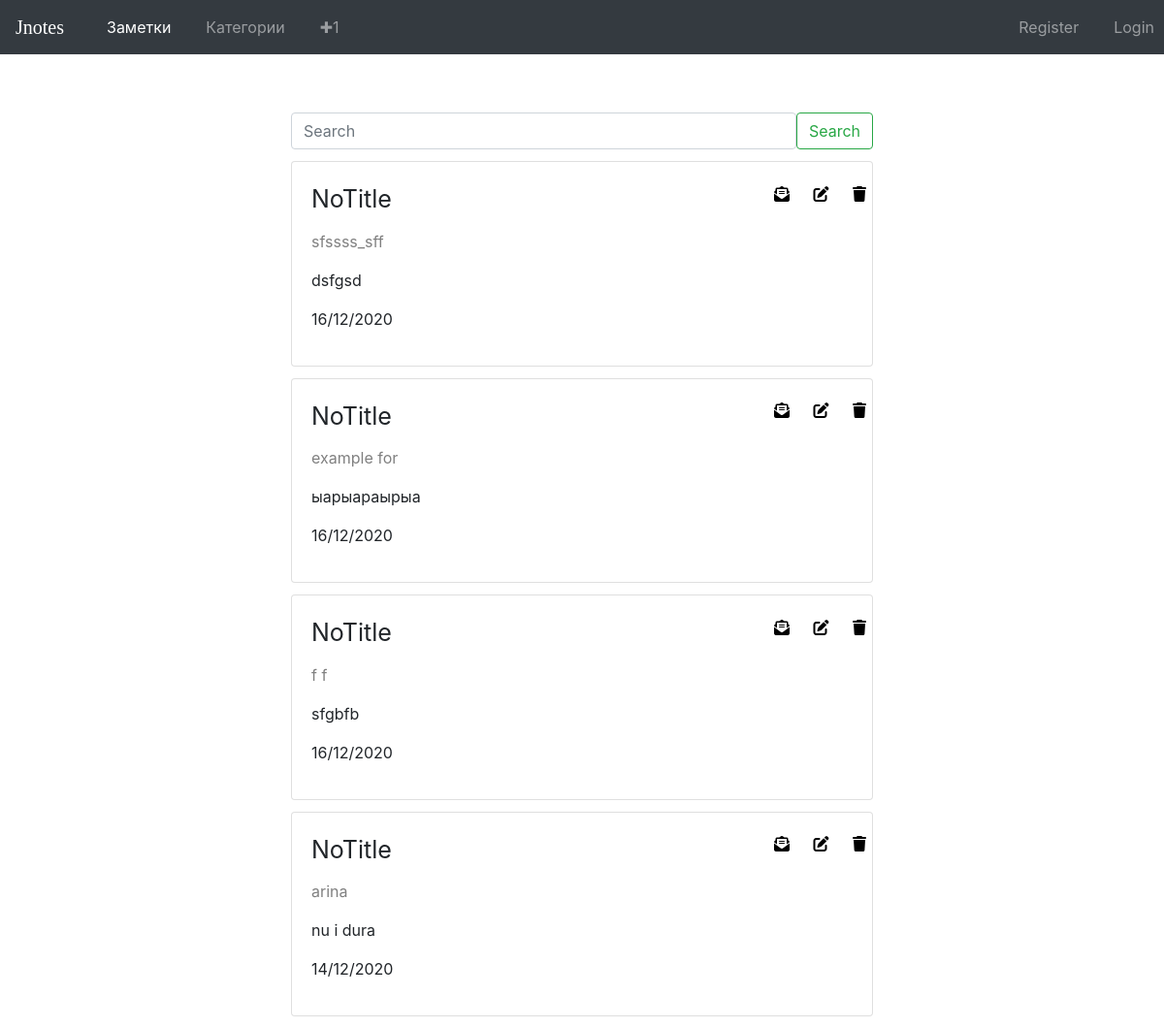
The page / on the database its author committed.
### notes/models.py (models this page shows, shortened)
class Note(models.Model):
    title_note = models.CharField('Название', blank=False, default='NoTitle', max_length=150)
    category_note = models.ForeignKey(Category, on_delete=models.CASCADE)
    content_note = models.TextField('Содержание', blank=True)
    date_note = models.DateTimeField(auto_now_add=True)

class Category(models.Model):
    name = models.CharField(max_length=255, unique=True, editable=True)
    def __str__(self):
        return self.name

### notes/views.py (the view)
# urls.py: path('', HomeView.as_view(), name='home'),
class HomeView(ListView):
    model = Note
    template_name = 'home.html'
    ordering = ['-date_note']
    context_object_name = 'notes_list'

### notes/templates/home.html (shortened to what this page needs)
{% extends 'base.html' %}
{% load static %}
{% block content %}
<link rel="stylesheet" href="{% static 'css/home.css' %}">
    <form class="d-flex search-field">
        <input class="form-control me-2" type="search" placeholder="Search" aria-label="Search">
        <button class="btn btn-outline-success" type="submit">Search</button>
    </form>
{% for post in notes_list %}
<div class="card">
  <div class="card-body">
    <p class="card-title">{{ post.title_note }}</p>
    <p class="card-category"><a href="{% url 'one-category' post.category_note|slugify  %}">{{ post.category_note }}</a></p>
    <p class="card-text">{{ post.content_note }}</p>
    <p class="card-date">{{ post.date_note|date:"d/m/Y" }}</p>
    <div class="card-options">
        <a href="{% url 'note-detail' post.pk %}">
            <i class="fas fa-envelope-open-text"></i>
        </a>
        <a href="{% url 'note-update' post.pk %}">
            <i class="fas fa-edit"></i>
        </a>
        <a href="{% url 'note-delete' post.pk %}">
            <i class="fas fa-trash"></i>
        </a>
    </div>
</div>
</div>
{% endfor %}
{% endblock %}

### notes/static/css/base.css (style rules this page uses)
.search-field { position: relative; margin-top: 40px }

### notes/static/css/home.css (style rules this page uses)
a i { color: black; }
p a { color: gray; }
.search-field { width: 50%; margin: 5% auto 0; }
.card { margin: 1% auto; width: 50%; }
.card-title { font-size: 25px; }
.card-options { position: absolute; top: 10%; right: 1%; }
.card-options i { margin-left: 20px; }

### rows shown on the page
Note: title_note "NoTitle", category_note "sfssss_sff", content_note "dsfgsd", date_note "16/12/2020"
Note: title_note "NoTitle", category_note "example for", content_note "ыарыараырыа", date_note "16/12/2020"
Note: title_note "NoTitle", category_note "f f", content_note "sfgbfb", date_note "16/12/2020"
Note: title_note "NoTitle", category_note "arina", content_note "nu i dura", date_note "14/12/2020"
